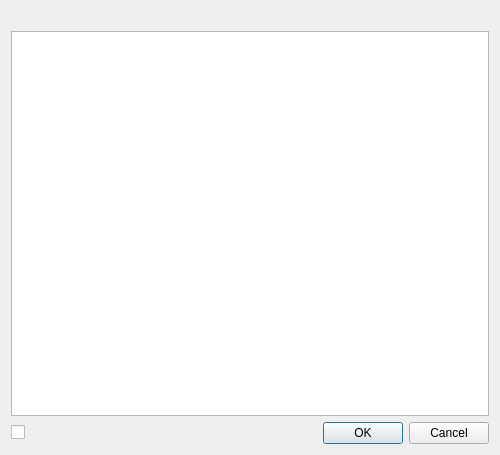
<?xml version="1.0" encoding="UTF-8"?>
<ui version="4.0">
 <class>ScrollMessageBox</class>
 <widget class="QDialog" name="ScrollMessageBox">
  <property name="geometry">
   <rect>
    <x>0</x>
    <y>0</y>
    <width>500</width>
    <height>455</height>
   </rect>
  </property>
  <property name="windowTitle">
   <string notr="true">ScrollMessageBox</string>
  </property>
  <layout class="QGridLayout" name="gridLayout">
   <item row="0" column="0">
    <widget class="QLabel" name="label">
     <property name="text">
      <string notr="true"/>
     </property>
     <property name="textFormat">
      <enum>Qt::RichText</enum>
     </property>
    </widget>
   </item>
   <item row="2" column="0">
    <layout class="QHBoxLayout" name="bottomHBoxLayout">
     <item>
      <widget class="QCheckBox" name="optionCheckBox">
       <property name="visible">
        <bool>false</bool>
       </property>
      </widget>
     </item>
     <item>
      <widget class="QDialogButtonBox" name="buttonBox">
       <property name="orientation">
        <enum>Qt::Horizontal</enum>
       </property>
       <property name="standardButtons">
        <set>QDialogButtonBox::Cancel|QDialogButtonBox::Ok</set>
       </property>
      </widget>
     </item>
    </layout>
   </item>
   <item row="1" column="0">
    <widget class="QTextBrowser" name="textBrowser">
     <property name="acceptRichText">
      <bool>true</bool>
     </property>
     <property name="openExternalLinks">
      <bool>true</bool>
     </property>
    </widget>
   </item>
  </layout>
 </widget>
 <resources/>
 <connections>
  <connection>
   <sender>buttonBox</sender>
   <signal>accepted()</signal>
   <receiver>ScrollMessageBox</receiver>
   <slot>accept()</slot>
   <hints>
    <hint type="sourcelabel">
     <x>199</x>
     <y>425</y>
    </hint>
    <hint type="destinationlabel">
     <x>199</x>
     <y>227</y>
    </hint>
   </hints>
  </connection>
  <connection>
   <sender>buttonBox</sender>
   <signal>rejected()</signal>
   <receiver>ScrollMessageBox</receiver>
   <slot>reject()</slot>
   <hints>
    <hint type="sourcelabel">
     <x>199</x>
     <y>425</y>
    </hint>
    <hint type="destinationlabel">
     <x>199</x>
     <y>227</y>
    </hint>
   </hints>
  </connection>
 </connections>
</ui>
